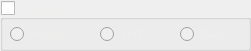
     <widget class="QGroupBox" name="groupBox_extractionRVB">
      <property name="enabled">
       <bool>true</bool>
      </property>
      <property name="geometry">
       <rect>
        <x>1020</x>
        <y>10</y>
        <width>251</width>
        <height>51</height>
       </rect>
      </property>
      <property name="styleSheet">
       <string notr="true">color: rgb(238, 238, 236);</string>
      </property>
      <property name="title">
       <string>E&amp;xtraction</string>
      </property>
      <property name="alignment">
       <set>Qt::AlignLeading|Qt::AlignLeft|Qt::AlignVCenter</set>
      </property>
      <property name="checkable">
       <bool>true</bool>
      </property>
      <property name="checked">
       <bool>false</bool>
      </property>
      <widget class="QRadioButton" name="radioButton_extractionR">
       <property name="geometry">
        <rect>
         <x>10</x>
         <y>26</y>
         <width>111</width>
         <height>16</height>
        </rect>
       </property>
       <property name="mouseTracking">
        <bool>true</bool>
       </property>
       <property name="text">
        <string>Rouge</string>
       </property>
       <property name="checkable">
        <bool>true</bool>
       </property>
       <property name="autoExclusive">
        <bool>false</bool>
       </property>
      </widget>
      <widget class="QRadioButton" name="radioButton_extractionB">
       <property name="geometry">
        <rect>
         <x>180</x>
         <y>26</y>
         <width>61</width>
         <height>16</height>
        </rect>
       </property>
       <property name="text">
        <string>Bleu</string>
       </property>
       <property name="autoExclusive">
        <bool>false</bool>
       </property>
      </widget>
      <widget class="QRadioButton" name="radioButton_extractionV">
       <property name="enabled">
        <bool>false</bool>
       </property>
       <property name="geometry">
        <rect>
         <x>100</x>
         <y>26</y>
         <width>61</width>
         <height>16</height>
        </rect>
       </property>
       <property name="mouseTracking">
        <bool>true</bool>
       </property>
       <property name="text">
        <string>Vert</string>
       </property>
       <property name="checkable">
        <bool>true</bool>
       </property>
       <property name="autoExclusive">
        <bool>false</bool>
       </property>
      </widget>
     </widget>
